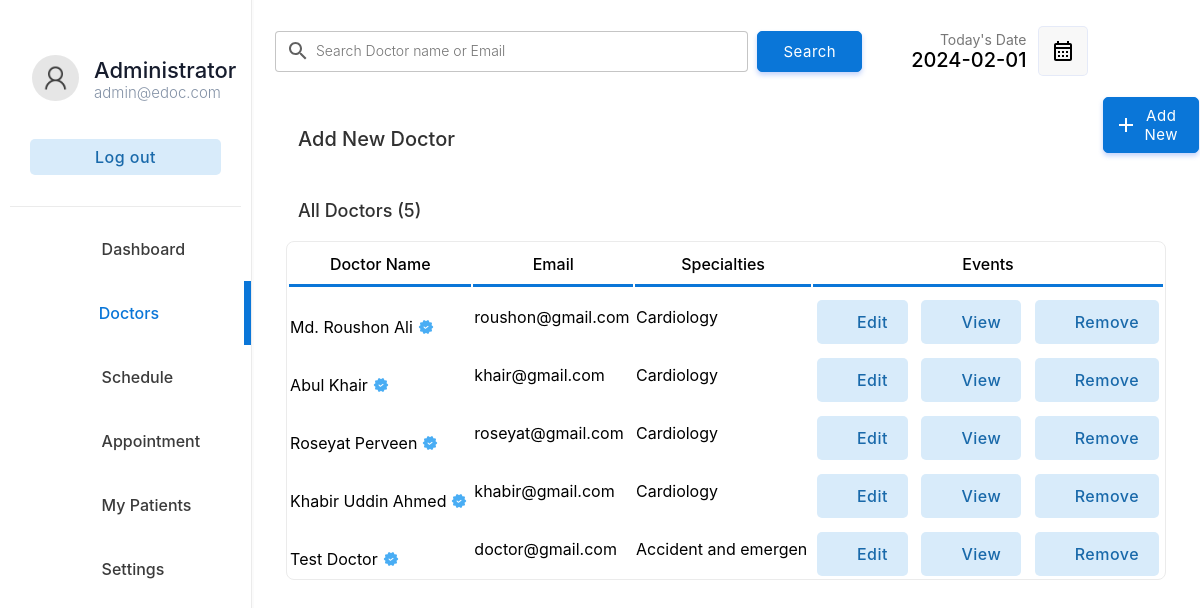
The app's page /doctor/doctors.php (signed in) with its own data.
### tables this page shows
CREATE TABLE `doctor` (
  `docid` int(11) NOT NULL,
  `docemail` varchar(255) DEFAULT NULL,
  `docname` varchar(255) DEFAULT NULL,
  `docnid` int(255) DEFAULT NULL,
  `docpassword` varchar(255) DEFAULT NULL,
  `docarea` varchar(155) DEFAULT NULL,
  `docclinic` varchar(155) DEFAULT NULL,
  `docactivity` varchar(155) DEFAULT NULL,
  `doctel` varchar(15) DEFAULT NULL,
  `specialties` int(2) DEFAULT NULL,
  `nid_photo` varchar(323) DEFAULT NULL,
  `certificate` varchar(2323) DEFAULT NULL,
  `is_active` tinyint(23) DEFAULT 0
);

CREATE TABLE `specialties` (
  `id` int(2) NOT NULL,
  `sname` varchar(50) DEFAULT NULL
);

### doctor/doctors.php (the view, shortened to what this page needs)
<!DOCTYPE html>
<html lang="en">
<head>
    <link rel="stylesheet" href="../css/animations.css">
    <link rel="stylesheet" href="../css/main.css">
    <link rel="stylesheet" href="../css/admin.css">
</head>
<body>
    <?php
    include("../connection.php");
    ?>
    <div class="container">
        <div class="menu">
            <table class="menu-container" border="0">
                <tr>
                    <td style="padding:10px" colspan="2">
                        <table border="0" class="profile-container">
                            <tr>
                                <td width="30%" style="padding-left:20px" >
                                    <img src="../img/user.png" alt="" width="100%" style="border-radius:50%">
                                </td>
                                <td style="padding:0px;margin:0px;">
                                    <p class="profile-title">Administrator</p>
                                    <p class="profile-subtitle">admin@edoc.com</p>
                                </td>
                            </tr>
                            <tr>
                                <td colspan="2">
                                <a href="../logout.php" ><input type="button" value="Log out" class="logout-btn btn-primary-soft btn"></a>
                                </td>
                            </tr>
                    </table>
                    </td>
                </tr>
                <tr class="menu-row" >
                    <td class="menu-btn menu-icon-dashbord" >
                        <a href="index.php" class="non-style-link-menu"><div><p class="menu-text">Dashboard</p></a></div></a>
                <tr class="menu-row">
                    <td class="menu-btn menu-icon-doctor menu-active menu-icon-doctor-active">
                        <a href="doctors.php" class="non-style-link-menu non-style-link-menu-active"><div><p class="menu-text">Doctors</p></a></div>
                <tr class="menu-row" >
                    <td class="menu-btn menu-icon-schedule">
                        <a href="schedule.php" class="non-style-link-menu"><div><p class="menu-text">Schedule</p></div></a>
                    </td>
                </tr>
                <tr class="menu-row">
                    <td class="menu-btn menu-icon-appoinment">
                        <a href="appointment.php" class="non-style-link-menu"><div><p class="menu-text">Appointment</p></a></div>
                    </td>
                </tr>
                <tr class="menu-row" >
                    <td class="menu-btn menu-icon-patient">
                        <a href="patient.php" class="non-style-link-menu"><div><p class="menu-text">My Patients</p></a></div>
                    </td>
                </tr>
                <tr class="menu-row" >
                    <td class="menu-btn menu-icon-appoinment">
                        <a href="settings.php" class="non-style-link-menu"><div><p class="menu-text">Settings</p></a></div>
                    </td>
                </tr>
        <div class="dash-body">
            <table border="0" width="100%" style=" border-spacing: 0;margin:0;padding:0;margin-top:25px; ">
                <tr >
                    <td>
                        <form action="" method="post" class="header-search">
                            <input type="search" name="search" class="input-text header-searchbar" placeholder="Search Doctor name or Email" list="doctors">&nbsp;&nbsp;
                            <?php
                                $list11 = $database->query("select  docname,docemail from  doctor;");
                            ?>
                            <input type="Submit" value="Search" class="login-btn btn-primary btn" style="padding-left: 25px;padding-right: 25px;padding-top: 10px;padding-bottom: 10px;">
                        </form>
                    </td>
                    <td width="15%">
                        <p style="font-size: 14px;color: rgb(119, 119, 119);padding: 0;margin: 0;text-align: right;">
                            Today's Date
                        </p>
                        <p class="heading-sub12" style="padding: 0;margin: 0;">
                            <?php
                                $date = date('Y-m-d');
                                echo $date;
                            ?>
                        </p>
                    </td>
                    <td width="10%">
                        <button  class="btn-label"  style="display: flex;justify-content: center;align-items: center;"><img src="../img/calendar.svg" width="100%"></button>
                    </td>
                </tr>
                <tr >
                    <td colspan="2" style="padding-top:30px;">
                        <p class="heading-main12" style="margin-left: 45px;font-size:20px;color:rgb(49, 49, 49)">Add New Doctor</p>
                    </td>
                    <td colspan="2">
                        <a href="?action=add&id=none&error=0" class="non-style-link">
                            <button  class="login-btn btn-primary btn button-icon"  style="display: flex;justify-content: center;align-items: center;margin-left:75px;background-image: url('../img/icons/add.svg');">Add New</font></button>
                        </a>
                    </td>
                </tr>
                <tr>
                    <td colspan="4" style="padding-top:10px;">
                        <p class="heading-main12" style="margin-left: 45px;font-size:18px;color:rgb(49, 49, 49)">All Doctors (<?php echo $list11->num_rows; ?>)</p>
                    </td>
                </tr>
                <?php
                    if($_POST){
                        $keyword=$_POST["search"];
                        $sqlmain= "select * from doctor where docemail='$keyword' or docname='$keyword' or docname like '$keyword%' or docname like '%$keyword' or docname like '%$keyword%'";
                    }else{
                        $sqlmain= "select * from doctor order by docid desc";
                    }
                ?>
                <tr>
                   <td colspan="4">
                       <center>
                        <div class="abc scroll">
                        <table width="93%" class="sub-table scrolldown" border="0">
                        <thead>
                        <tr>
                                <th class="table-headin">
                                Doctor Name
                                </th>
                                <th class="table-headin">
                                    Email
                                </th>
                                <th class="table-headin">
                                    Specialties
                                </th>
                                <th class="table-headin">
                                    Events
                                </tr>
                        </thead>
                        <tbody>
                            <?php
                                $result= $database->query($sqlmain);
                                if($result->num_rows==0){
                                    echo '<tr>
                                    <td colspan="4">
                                    <br><br><br><br>
                                    <center>
                                    <img src="../img/notfound.svg" width="25%">
                                    <br>
                                    <p class="heading-main12" style="margin-left: 45px;font-size:20px;color:rgb(49, 49, 49)">We  couldnt find anything related to your keywords !</p>
                                    <a class="non-style-link" href="doctors.php"><button  class="login-btn btn-primary-soft btn"  style="display: flex;justify-content: center;align-items: center;margin-left:20px;">&nbsp; Show all Doctors &nbsp;</font></button>
                                    </a>
                                    </center>
                                    <br><br><br><br>
                                    </td>
                                    </tr>';
                                }
                                else{
                                for ( $x=0; $x<$result->num_rows;$x++){
                                    $row=$result->fetch_assoc();
                                    $docid=$row["docid"];
                                    $name=$row["docname"];
                                    $email=$row["docemail"];
                                    $spe=$row["specialties"];
                                    $spcil_res= $database->query("select sname from specialties where id='$spe'");
                                    $spcil_array= $spcil_res->fetch_assoc();
                                    $spcil_name=$spcil_array["sname"];
                                    echo '<tr>
                                    <td> &nbsp;<div style="display: flex; align-items: center;">' . substr($name, 0, 30) . ' ' . (($row['is_active'] == 1) ? '<img src="../img/verified.png" style="margin-left: 5px;" title="verified">' : "") . '</div></td>
                                        <td>
                                        '.substr($email,0,20).'
                                        </td>
                                        <td>
                                            '.substr($spcil_name,0,20).'
                                        </td>
                                        <td>
                                        <div style="display:flex;justify-content: center;">
                                        <a href="?action=edit&id='.$docid.'&error=0" class="non-style-link"><button  class="btn-primary-soft btn button-icon btn-edit"  style="padding-left: 40px;padding-top: 12px;padding-bottom: 12px;margin-top: 10px;"><font class="tn-in-text">Edit</font></button></a>
                                        &nbsp;&nbsp;&nbsp;
                                        <a href="?action=view&id='.$docid.'" class="non-style-link"><button  class="btn-primary-soft btn button-icon btn-view"  style="padding-left: 40px;padding-top: 12px;padding-bottom: 12px;margin-top: 10px;"><font class="tn-in-text">View</font></button></a>
                                       &nbsp;&nbsp;&nbsp;
                                       <a href="?action=drop&id='.$docid.'&name='.$name.'" class="non-style-link"><button  class="btn-primary-soft btn button-icon btn-delete"  style="padding-left: 40px;padding-top: 12px;padding-bottom: 12px;margin-top: 10px;"><font class="tn-in-text">Remove</font></button></a>
                                        </div>
                                        </td>
                                    </tr>';
                                }
                            }
                            ?>
                            </tbody>
                        </table>
                        </div>
                        </center>
                   </td>
                </tr>
            </table>
        </div>
</body>
</html>

### css/main.css (style rules this page uses)
:root { --primarycolor: #0A76D8; --primarycolorhover: #006dd3; --btnice:#D8EBFA; --btnnicetext:#1b62b3; }
body { margin: 0; padding: 0; border-spacing: 0; font-family: 'Inter', sans-serif; }
.input-text { border-radius: 4px; border: 0.5px solid rgb(226, 226, 226); padding: 10px; width: 92%; transition: 0.2s; outline: none; }
.input-text { border: 1px solid #e9ecef; font-size: 14px; line-height: 26px; background-color: #fff; display: block; width: 100%; padding: .375rem .75rem; font-weight: 300; line-height: 1.5; color: #212529; background-color: #fff; background-clip: padding-box; -webkit-appearance: none; -moz-appearance: none; appearance: none; border-radius: .25rem; transition: border-color .15s ease-in-out,box-shadow .15s ease-in-out; }
.input-text::placeholder { font-family: 'Inter', sans-serif; }
.btn { cursor: pointer; padding: 8px 20px; outline: none; text-decoration: none; font-size: 15px; letter-spacing: 0.5px; transition: all 0.3s; border-radius: 5px; font-family: 'Inter', sans-serif; }
.btn-primary { background-color: var(--primarycolor) ; border: 1px solid var(--primarycolor) ; color: #fff ; box-shadow: 0 3px 5px 0 rgba(57,108,240,0.3); }
.btn-primary-soft { background-color: #D8EBFA ; color: #1969AA; font-weight: 500; font-size: 16px; border: none; }
.non-style-link:link, .non-style-link:visited, .non-style-link:hover, .non-style-link:active { text-decoration: none; color: rgb(43, 43, 43); }
.btn-label { margin-left: 10px; padding: 12px 12px; outline: none; text-decoration: none; font-size: 15px; letter-spacing: 0.5px; transition: all 0.3s; border-radius: 5px; background-color: #f0f0f073; border: 1px solid rgba(57,108,240,0.1) ; font-family: 'Inter', sans-serif; }
.sub-table { border: 1px solid #ebebeb; border-radius: 8px; }
.table-headin { font-size: 16px; font-weight: 500; padding: 10px; border-bottom: 3px solid var(--primarycolor); }
.abc { width: 100%; height: 550px; overflow: auto; }
input[type=search] { background-image: url('../img/search.svg'); background-position: 10px 50%; background-repeat: no-repeat; transition: 0.5s; padding: 8px 20px 8px 40px; }
.button-icon { background-position: 10px 50%; background-repeat: no-repeat; transition: 0.5s; padding: 8px 20px 8px 40px; }
.menu-btn { padding:6px; color: #3b3b3b; background-position: 30% 50%; background-repeat: no-repeat; transition: 0.5s; }
.menu-text { padding-left: 40%; font-weight: 500; font-size: 16px; }
.menu-active { color: var(--primarycolor); border-right: 7px solid var(--primarycolor); background-color: var(); }
.non-style-link-menu:link, .non-style-link-menu:visited, .non-style-link-menu:active { text-decoration: none; color: #3b3b3b; }
.non-style-link-menu-active:link, .non-style-link-menu-active:visited, .non-style-link-menu-active:active { text-decoration: none; color: var(--primarycolor); }

### css/admin.css (style rules this page uses)
.container { display: flex; flex-wrap: wrap; height: 100vh; box-sizing: border-box; }
.menu { border-right: 1.5px solid rgb(235, 235, 235); width: 21%; height: 100vh; box-shadow: 0 0px 0px 2px rgba(240, 240, 240, 0.3); }
.dash-body { width: 79%; height: 100vh; }
.menu-container { width: 100%; border-spacing: 0; }
.profile-title { font-weight: 500; color: #161c2d; font-size: 22px; margin: 0; text-align: left; padding-left: 8%; }
.profile-subtitle { font-weight: 300; color: #8492a6; font-size: 15px; margin: 0; text-align: left; padding-left: 8%; }
.logout-btn { margin-top: 30px; width: 85%; }
.profile-container { border-bottom: 1.5px solid rgb(235, 235, 235); padding-top: 18%; padding-bottom: 12%; text-align: center; }
.heading-main12 { font-weight: 500; font-size: 25px; }
.heading-sub12 { font-weight: 500; font-size: 20px; text-align: right; }
.header-search { display: flex; justify-content: center; }
.header-searchbar { width: 75%; background-color: rgba(255, 255, 255, 0.705); border: 0.5px solid rgba(190, 190, 190, 0.884); }
.table-headin { text-align: center; }

### doctor/doctors.php (style rules this page uses)
.sub-table { animation: transitionIn-Y-bottom 0.5s; }

### records on screen
doctor: docname "Md. Roushon Ali", is_active 1 (drawn), docemail "roushon@gmail.com", specialties.sname "Cardiology"
doctor: docname "Abul Khair", is_active 1 (drawn), docemail "khair@gmail.com", specialties.sname "Cardiology"
doctor: docname "Roseyat Perveen", is_active 1 (drawn), docemail "roseyat@gmail.com", specialties.sname "Cardiology"
doctor: docname "Khabir Uddin Ahmed", is_active 1 (drawn), docemail "khabir@gmail.com", specialties.sname "Cardiology"
doctor: docname "Test Doctor", is_active 1 (drawn), docemail "doctor@gmail.com", specialties.sname "Accident and emergen"

### other values on screen
$list11->num_rows "5"
